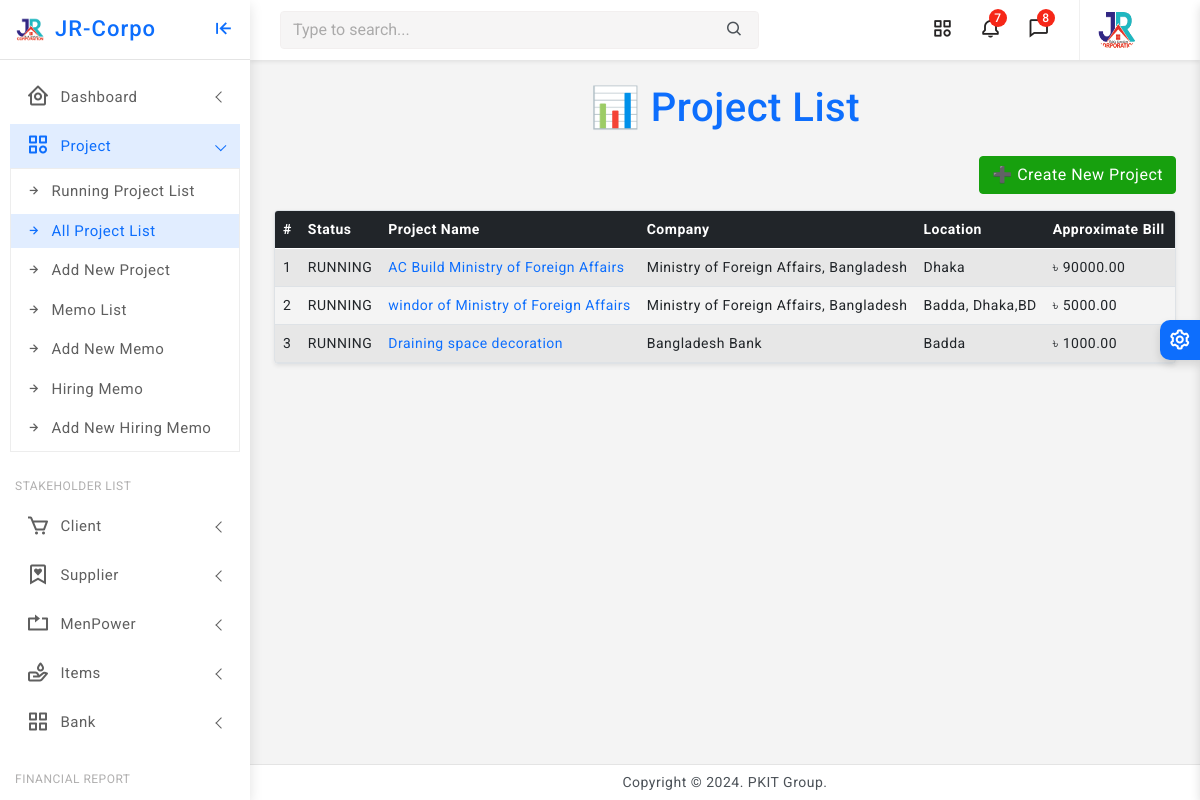
Before: /projects/all/ with the older database file.
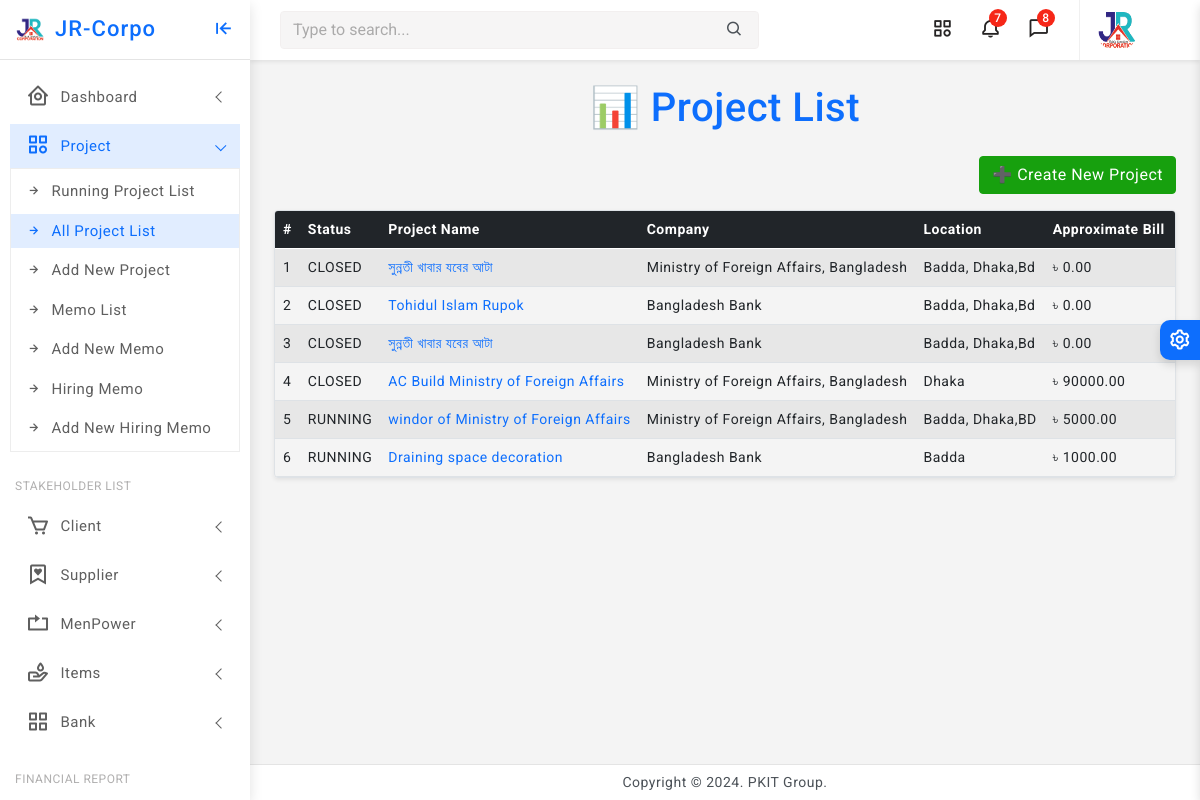
After: the same page with the newer database file.
### core/models.py (models this page shows, shortened)
class Project(models.Model):
    STATUS_CHOICES = [
        ('RUNNING', 'Running'),
        ('TRIAL', 'Trial Period'),
        ('CLOSED', 'Closed'),
        ('OTHER', 'Other'),
    ]
    company = models.ForeignKey(Company, on_delete=models.CASCADE, related_name='projects')
    name = models.CharField(max_length=255)
    location = models.CharField(max_length=255)
    approximate_bill = models.PositiveIntegerField(default=0)
    current_cost = models.PositiveIntegerField(default=0, null=True, blank=True)
    final_bill = models.PositiveIntegerField(default=0, null=True, blank=True)
    current_paid = models.PositiveIntegerField(default=0, null=True, blank=True)
    created_at = models.DateTimeField(auto_now_add=True)
    updated_at = models.DateTimeField(auto_now=True)
    status = models.CharField(max_length=10, null=True, blank=True, choices=STATUS_CHOICES, default='RUNNING')
    @property
    def profit_or_loss(self):
        if self.final_bill is not None and self.current_cost is not None:
            return self.final_bill - self.current_cost
        return 0

class Organization(models.Model):
    name = models.CharField(max_length=255, unique=True)
    location = models.CharField(max_length=255)
    phone = models.CharField(max_length=20)
    logo = models.ImageField(upload_to='media/logos/', blank=True, null=True)
    created_at = models.DateTimeField(auto_now_add=True)
    updated_at = models.DateTimeField(auto_now=True)
    class Meta:
        abstract = True

class Company(Organization):
    pass

### core/views.py (the view)
# urls.py: path('projects/all/', views.all_project_list, name='all_project_list'),
def all_project_list(request):
    projects = Project.objects.all().order_by('-created_at')
    return render(request, 'project/project_list.html', {'projects': projects})

### core/templates/project/project_list.html (shortened to what this page needs)
{% extends 'partials/base0.html' %}
{% block content %}
{% load static %}
<div>
    <h1 class="text-center mb-4 text-primary">📊 Project List</h1>
    <div class="text-end mb-3">
        <a href="{% url 'project_create' %}" class="btn btn-success">➕ Create New Project</a>
    </div>
    {% if projects %}
        <div class="table-responsive shadow-sm rounded border">
            <table class="table table-striped table-hover align-middle mb-0">
                <thead class="table-dark">
                    <tr>
                        <th>#</th>
                        <th>Status</th>
                        <th>Project Name</th>
                        <th>Company</th>
                        <th>Location</th>
                        <th>Approximate Bill</th>
                        <th>Current Paid</th>
                    </tr>
                </thead>
                <tbody>
                    {% for project in projects %}
                    <tr>
                        <td>{{ forloop.counter }}</td>
                        <td>{{ project.status }}</td>
                        <td>
                            <a href="{% url 'project_record_detail' project.pk %}">
                                {{ project.name }}
                            </a>
                        </td>
                        <td>{{ project.company.name }}</td>
                        <td>{{ project.location }}</td>
                        <td>৳ {{ project.approximate_bill|floatformat:2 }}</td>
                        <td>৳ {{ project.current_paid|default:"0.00"|floatformat:2 }}</td>
                    </tr>
                    {% endfor %}
                </tbody>
            </table>
        </div>
    {% else %}
        <div class="alert alert-warning text-center">No projects found.</div>
    {% endif %}
</div>
{% endblock %}

### templates/partials/base0.html (shortened to what this page needs)
<!doctype html>
<html lang="en">
{% load static %}
<head>
	<link href="{% static 'assets/plugins/vectormap/jquery-jvectormap-2.0.2.css' %}" rel="stylesheet"/>
	<link href="{% static 'assets/plugins/simplebar/css/simplebar.css' %}" rel="stylesheet" />
	<link href="{% static 'assets/plugins/perfect-scrollbar/css/perfect-scrollbar.css' %}" rel="stylesheet" />
	<link href="{% static 'assets/plugins/metismenu/css/metisMenu.min.css' %}" rel="stylesheet" />
	<link href="{% static 'assets/css/pace.min.css' %}" rel="stylesheet" />
	<link href="{% static 'assets/css/bootstrap.min.css' %}" rel="stylesheet">
	<link href="{% static 'assets/css/app.css' %}" rel="stylesheet">
	<link href="{% static 'assets/css/icons.css' %}" rel="stylesheet">
	<link rel="stylesheet" href="{% static 'assets/css/dark-theme.css' %}" />
	<link rel="stylesheet" href="{% static 'assets/css/semi-dark.css' %}" />
	<link rel="stylesheet" href="{% static 'assets/css/header-colors.css' %}" />
		<link rel="stylesheet" href="https://use.fontawesome.com/releases/v5.15.2/css/all.css"
>
</head>
<body>
	<div class="wrapper">
		<div class="sidebar-wrapper" data-simplebar="true">
			<div class="sidebar-header">
				<div>
					<img src="{% static 'assets/images/jr.png' %} " class="logo-icon" alt="logo icon">
				</div>
				<div>
					<h4 class="logo-text">JR-Corpo</h4>
				</div>
				<div class="toggle-icon ms-auto"><i class='bx bx-arrow-to-left'></i>
				</div>
			</div>
			<ul class="metismenu" id="menu">
				<li>
					<a href="javascript:;" class="has-arrow">
						<div class="parent-icon"><i class='bx bx-home-circle'></i>
						</div>
						<div class="menu-title">Dashboard</div>
					</a>
				</li>
				<li>
					<a href="javascript:;" class="has-arrow">
						<div class="parent-icon"><i class="bx bx-category"></i>
						</div>
						<div class="menu-title">Project</div>
					</a>
					<ul>
						<li> <a href="{% url 'project_list' %}"><i class="bx bx-right-arrow-alt"></i>Running Project List</a>
						</li>
						<li> <a href="{% url 'all_project_list' %}"><i class="bx bx-right-arrow-alt"></i>All Project List</a>
						</li>
						<li> <a href="{% url 'project_create' %}"><i class="bx bx-right-arrow-alt"></i>Add New Project</a>
						</li>
						<li> <a href="{% url 'memo_list' %}"><i class="bx bx-right-arrow-alt"></i>Memo List</a>
						</li>
						<li> <a href="{% url 'memo_create' %}"><i class="bx bx-right-arrow-alt"></i>Add New Memo</a>
						</li>
						<li> <a href="{% url 'manpowermemo_list' %}"><i class="bx bx-right-arrow-alt"></i>Hiring Memo</a>
						</li>
						<li> <a href="{% url 'manpowermemo_create' %}"><i class="bx bx-right-arrow-alt"></i>Add New Hiring Memo</a>
						</li>
					</ul>
				</li>
				<li class="menu-label">Stakeholder List</li>
				<li>
					<a href="javascript:;" class="has-arrow">
						<div class="parent-icon"><i class='bx bx-cart'></i>
						</div>
						<div class="menu-title"> Client </div>
					</a>
				</li>
				<li>
					<a class="has-arrow" href="javascript:;">
						<div class="parent-icon"><i class='bx bx-bookmark-heart'></i>
						</div>
						<div class="menu-title">Supplier</div>
					</a>
				</li>
				<li>
					<a class="has-arrow" href="javascript:;">
						<div class="parent-icon"><i class="bx bx-repeat"></i>
						</div>
						<div class="menu-title">MenPower</div>
					</a>
				</li>
				<li>
					<a class="has-arrow" href="javascript:;">
						<div class="parent-icon"> <i class="bx bx-donate-blood"></i>
						</div>
						<div class="menu-title">Items</div>
					</a>
				</li>
				<li>
					<a class="has-arrow" href="javascript:;">
						<div class="parent-icon"><i class="bx bx-grid-alt"></i>
						</div>
						<div class="menu-title">Bank</div>
					</a>
				</li>
				<li class="menu-label">Financial Report</li>
			</ul>
		</div>
	<header>
			<div class="topbar d-flex align-items-center">
				<nav class="navbar navbar-expand">
					<div class="search-bar flex-grow-1">
						<div class="position-relative search-bar-box">
							<input type="text" class="form-control search-control" placeholder="Type to search..."> <span class="position-absolute top-50 search-show translate-middle-y"><i class='bx bx-search'></i></span>
						</div>
					</div>
					<div class="top-menu ms-auto">
						<ul class="navbar-nav align-items-center">
							<li class="nav-item dropdown dropdown-large">
								<a class="nav-link dropdown-toggle dropdown-toggle-nocaret" href="#" role="button" data-bs-toggle="dropdown" aria-expanded="false">	<i class='bx bx-category'></i>
								</a>
							</li>
							<li class="nav-item dropdown dropdown-large">
								<a class="nav-link dropdown-toggle dropdown-toggle-nocaret position-relative" href="#" role="button" data-bs-toggle="dropdown" aria-expanded="false"> <span class="alert-count">7</span>
									<i class='bx bx-bell'></i>
								</a>
							</li>
							<li class="nav-item dropdown dropdown-large">
								<a class="nav-link dropdown-toggle dropdown-toggle-nocaret position-relative" href="#" role="button" data-bs-toggle="dropdown" aria-expanded="false"> <span class="alert-count">8</span>
									<i class='bx bx-comment'></i>
								</a>
							</li>
						</ul>
					</div>
					<div class="user-box dropdown">
						<a class="d-flex align-items-center nav-link dropdown-toggle dropdown-toggle-nocaret" href="#" role="button" data-bs-toggle="dropdown" aria-expanded="false">
							<img src="{% static 'assets/images/jr.png' %}" class="user-img" alt="user avatar">
						</a>
					</div>
				</nav>
			</div>
	</header>
		<div class="page-wrapper">
			<div class="page-content">
				{% block content %}
				{% endblock %}
			</div>
		</div>
		<footer class="page-footer">
			<p class="mb-0">Copyright © 2024. PKIT Group.</p>
		</footer>
	</div>
	<div class="switcher-wrapper">
		<div class="switcher-btn"> <i class='bx bx-cog bx-spin'></i>
		</div>
	</div>
</body>
</html>

Changed rows visible on the page:
added Project: status "CLOSED", name "সুন্নতী খাবার যবের আটা", company.name "Ministry of Foreign Affairs, Bangladesh", location "Badda, Dhaka,Bd", approximate_bill "0.00"
added Project: status "CLOSED", name "Tohidul Islam Rupok", company.name "Bangladesh Bank", location "Badda, Dhaka,Bd", approximate_bill "0.00"
added Project: status "CLOSED", name "সুন্নতী খাবার যবের আটা", company.name "Bangladesh Bank", location "Badda, Dhaka,Bd", approximate_bill "0.00"
changed Project "AC Build Ministry of Foreign Affairs": status "RUNNING" → "CLOSED"
